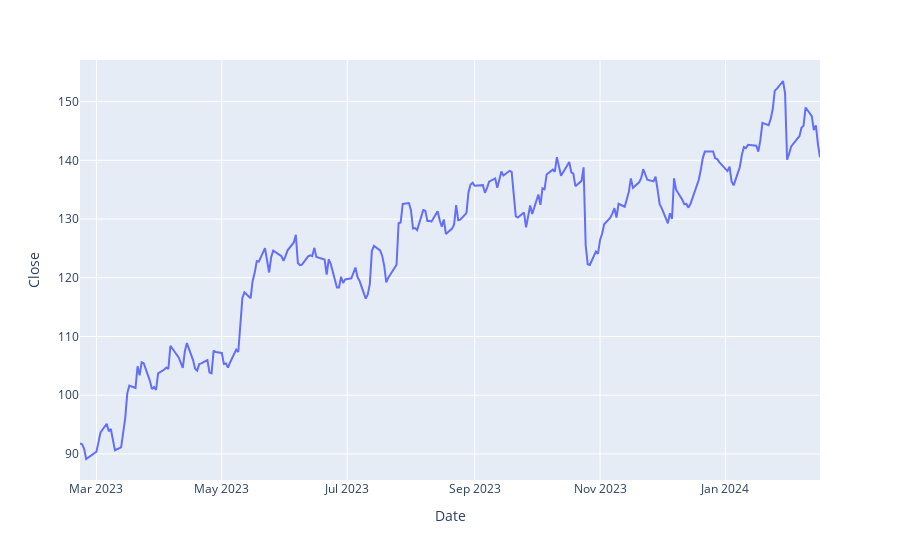

Source (notebook cell):
### Code cell
fig=px.line(GOOGL_df,x='Date',y='Close')
fig.show()

### Figure 1 — Plotly figure (JSON) as saved in the notebook; plotly's stock layout.template omitted (floating-point values rounded to 4 significant figures; data arrays with more than 128 entries replaced by an {"elided": "..."} marker saying what was removed)
{"data": [{"hovertemplate": "Date=%{x}<br>Close=%{y}<extra></extra>", "legendgroup": "", "line": {"color": "#636efa", "dash": "solid"}, "marker": {"symbol": "circle"}, "mode": "lines", "name": "", "orientation": "v", "showlegend": false, "type": "scatter", "x": {"elided": "250 str values"}, "xaxis": "x", "y": {"elided": "250 float values"}, "yaxis": "y"}], "layout": {"legend": {"tracegroupgap": 0}, "margin": {"t": 60}, "xaxis": {"anchor": "y", "domain": [0, 1], "title": {"text": "Date"}}, "yaxis": {"anchor": "x", "domain": [0, 1], "title": {"text": "Close"}}}}
